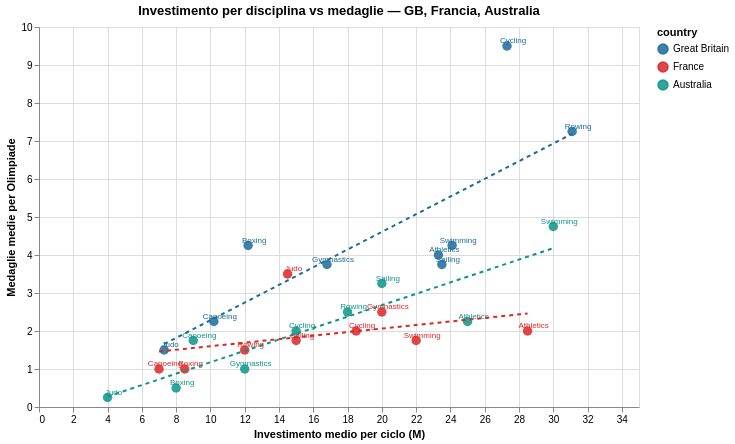

Notebook code for this chart:
### Markdown cell above
## 4. Analisi per disciplina — 3 nazioni

### Code cell
discipline_data = pd.DataFrame({
    "sport":["Athletics","Swimming","Cycling","Rowing","Sailing",
             "Gymnastics","Boxing","Judo","Canoeing"]*3,
    "country":["Great Britain"]*9+["France"]*9+["Australia"]*9,
    "avg_invest_M":[
        23.3,24.1,27.3,31.1,23.5,16.8,12.2,7.3,10.2,
        28.5,22.0,18.5,12.0,15.0,20.0,8.5,14.5,7.0,
        25.0,30.0,15.0,18.0,20.0,12.0,8.0,4.0,9.0,
    ],
    "avg_medals":[
        4.0,4.25,9.5,7.25,3.75,3.75,4.25,1.5,2.25,
        2.0,1.75,2.0,1.5,1.75,2.5,1.0,3.5,1.0,
        2.25,4.75,2.0,2.5,3.25,1.0,0.5,0.25,1.75,
    ],
})

scatter_disc = (
    alt.Chart(discipline_data)
    .mark_point(size=90, filled=True, opacity=0.85)
    .encode(
        x=alt.X("avg_invest_M:Q", title="Investimento medio per ciclo (M)"),
        y=alt.Y("avg_medals:Q", title="Medaglie medie per Olimpiade"),
        color=alt.Color("country:N",
            scale=alt.Scale(domain=["Great Britain","France","Australia"],
                            range=[BLUE, RED, TEAL])),
        tooltip=["sport:N","country:N",
                 alt.Tooltip("avg_invest_M:Q", title="Invest. medio", format=".1f"),
                 alt.Tooltip("avg_medals:Q", title="Medaglie medie", format=".2f")]
    )
)
labels_disc = (
    alt.Chart(discipline_data)
    .mark_text(dx=6, dy=-5, fontSize=8)
    .encode(x="avg_invest_M:Q", y="avg_medals:Q",
            text="sport:N",
            color=alt.Color("country:N",
                scale=alt.Scale(domain=["Great Britain","France","Australia"],
                                range=[BLUE, RED, TEAL])))
)
reg_disc = (
    alt.Chart(discipline_data)
    .transform_regression("avg_invest_M","avg_medals", groupby=["country"])
    .mark_line(strokeDash=[4,4])
    .encode(x="avg_invest_M:Q", y="avg_medals:Q",
            color="country:N")
)

(scatter_disc + labels_disc + reg_disc).properties(
    title="Investimento per disciplina vs medaglie — GB, Francia, Australia",
    width=600, height=380
).display()

for country, grp in discipline_data.groupby("country"):
    r, p = stats.pearsonr(grp["avg_invest_M"], grp["avg_medals"])
    print(f"{country:<18}: r={r:.3f}  p={p:.4f}")

### Figure 1 — Vega-Lite specification as saved in the notebook (floating-point values rounded to 4 significant figures)
{"config": {"view": {"continuousWidth": 300, "continuousHeight": 300}}, "layer": [{"mark": {"type": "point", "filled": true, "opacity": 0.85, "size": 90}, "encoding": {"color": {"field": "country", "scale": {"domain": ["Great Britain", "France", "Australia"], "range": ["#1A6B9A", "#DC2626", "#0D9488"]}, "type": "nominal"}, "tooltip": [{"field": "sport", "type": "nominal"}, {"field": "country", "type": "nominal"}, {"field": "avg_invest_M", "format": ".1f", "title": "Invest. medio", "type": "quantitative"}, {"field": "avg_medals", "format": ".2f", "title": "Medaglie medie", "type": "quantitative"}], "x": {"field": "avg_invest_M", "title": "Investimento medio per ciclo (M)", "type": "quantitative"}, "y": {"field": "avg_medals", "title": "Medaglie medie per Olimpiade", "type": "quantitative"}}}, {"mark": {"type": "text", "dx": 6, "dy": -5, "fontSize": 8}, "encoding": {"color": {"field": "country", "scale": {"domain": ["Great Britain", "France", "Australia"], "range": ["#1A6B9A", "#DC2626", "#0D9488"]}, "type": "nominal"}, "text": {"field": "sport", "type": "nominal"}, "x": {"field": "avg_invest_M", "type": "quantitative"}, "y": {"field": "avg_medals", "type": "quantitative"}}}, {"mark": {"type": "line", "strokeDash": [4, 4]}, "encoding": {"color": {"field": "country", "type": "nominal"}, "x": {"field": "avg_invest_M", "type": "quantitative"}, "y": {"field": "avg_medals", "type": "quantitative"}}, "transform": [{"on": "avg_invest_M", "regression": "avg_medals", "groupby": ["country"]}]}], "data": {"name": "data-5d4d03235fa8f1f32102af4f78e36a5e"}, "height": 380, "title": "Investimento per disciplina vs medaglie — GB, Francia, Australia", "width": 600, "$schema": "https://vega.github.io/schema/vega-lite/v6.1.0.json", "datasets": {"data-5d4d03235fa8f1f32102af4f78e36a5e": [{"sport": "Athletics", "country": "Great Britain", "avg_invest_M": 23.3, "avg_medals": 4.0}, {"sport": "Swimming", "country": "Great Britain", "avg_invest_M": 24.1, "avg_medals": 4.25}, {"sport": "Cycling", "country": "Great Britain", "avg_invest_M": 27.3, "avg_medals": 9.5}, {"sport": "Rowing", "country": "Great Britain", "avg_invest_M": 31.1, "avg_medals": 7.25}, {"sport": "Sailing", "country": "Great Britain", "avg_invest_M": 23.5, "avg_medals": 3.75}, {"sport": "Gymnastics", "country": "Great Britain", "avg_invest_M": 16.8, "avg_medals": 3.75}, {"sport": "Boxing", "country": "Great Britain", "avg_invest_M": 12.2, "avg_medals": 4.25}, {"sport": "Judo", "country": "Great Britain", "avg_invest_M": 7.3, "avg_medals": 1.5}, {"sport": "Canoeing", "country": "Great Britain", "avg_invest_M": 10.2, "avg_medals": 2.25}, {"sport": "Athletics", "country": "France", "avg_invest_M": 28.5, "avg_medals": 2.0}, {"sport": "Swimming", "country": "France", "avg_invest_M": 22.0, "avg_medals": 1.75}, {"sport": "Cycling", "country": "France", "avg_invest_M": 18.5, "avg_medals": 2.0}, {"sport": "Rowing", "country": "France", "avg_invest_M": 12.0, "avg_medals": 1.5}, {"sport": "Sailing", "country": "France", "avg_invest_M": 15.0, "avg_medals": 1.75}, {"sport": "Gymnastics", "country": "France", "avg_invest_M": 20.0, "avg_medals": 2.5}, {"sport": "Boxing", "country": "France", "avg_invest_M": 8.5, "avg_medals": 1.0}, {"sport": "Judo", "country": "France", "avg_invest_M": 14.5, "avg_medals": 3.5}, {"sport": "Canoeing", "country": "France", "avg_invest_M": 7.0, "avg_medals": 1.0}, {"sport": "Athletics", "country": "Australia", "avg_invest_M": 25.0, "avg_medals": 2.25}, {"sport": "Swimming", "country": "Australia", "avg_invest_M": 30.0, "avg_medals": 4.75}, {"sport": "Cycling", "country": "Australia", "avg_invest_M": 15.0, "avg_medals": 2.0}, {"sport": "Rowing", "country": "Australia", "avg_invest_M": 18.0, "avg_medals": 2.5}, {"sport": "Sailing", "country": "Australia", "avg_invest_M": 20.0, "avg_medals": 3.25}, {"sport": "Gymnastics", "country": "Australia", "avg_invest_M": 12.0, "avg_medals": 1.0}, {"sport": "Boxing", "country": "Australia", "avg_invest_M": 8.0, "avg_medals": 0.5}, {"sport": "Judo", "country": "Australia", "avg_invest_M": 4.0, "avg_medals": 0.25}, {"sport": "Canoeing", "country": "Australia", "avg_invest_M": 9.0, "avg_medals": 1.75}]}}
